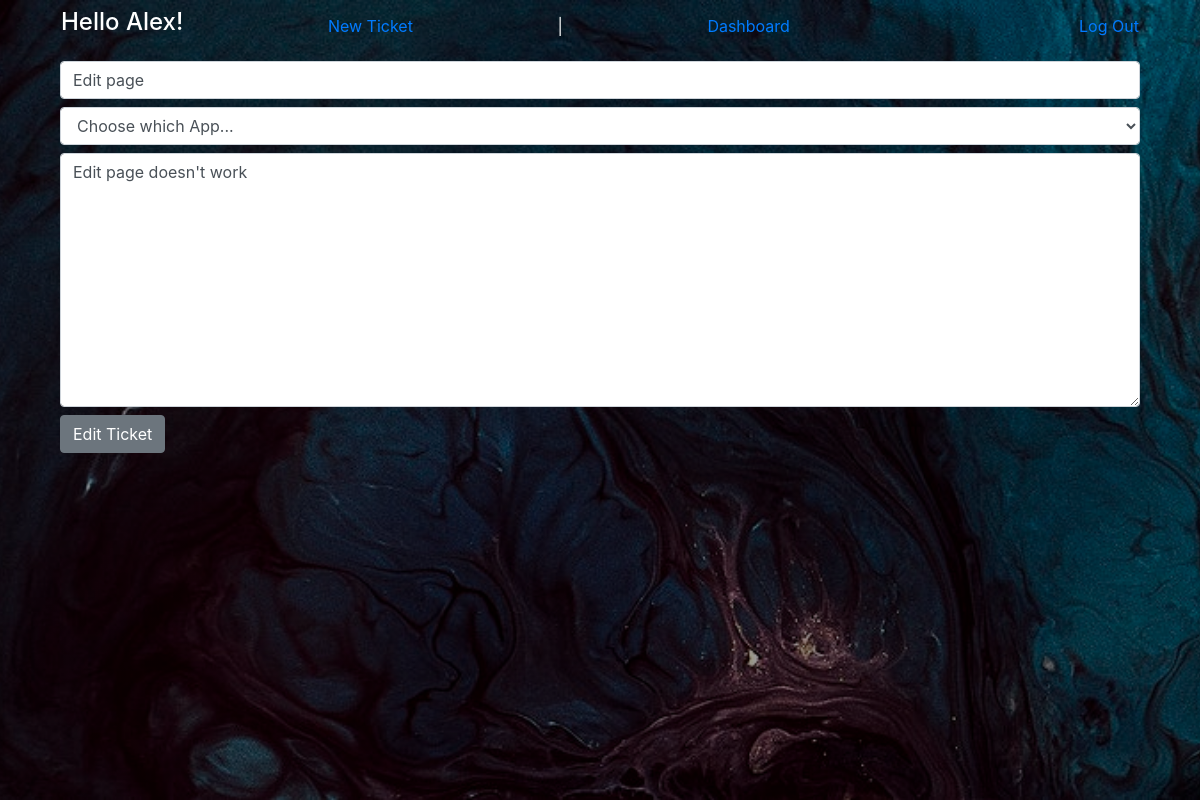
The page /edit/4 (signed in) on the database its author committed.
### bug/models.py (models this page shows)
class User(models.Model):
    first_name = models.CharField(max_length=45)
    last_name = models.CharField(max_length=45)
    email = models.CharField(max_length=45)
    password = models.CharField(max_length=255)
    admin = models.IntegerField(default=0)
    created_at = models.DateTimeField(auto_now_add=True)
    updated_at = models.DateTimeField(auto_now=True)
    objects = UserManager()

class Ticket(models.Model):
    name = models.CharField(max_length=45)
    app = models.CharField(max_length=45)
    description = models.TextField()
    creator = models.ForeignKey(User, related_name="submitter", on_delete = models.CASCADE)
    action_phase = models.IntegerField(default=0)
    created_at = models.DateTimeField(auto_now_add=True)
    updated_at = models.DateTimeField(auto_now=True)
    objects = TicketManager()

### bug/views.py (the view)
# urls.py: path('edit/<id>', views.edit_ticket),
def edit_ticket(request, id):
    context = {
        'user' : User.objects.get(id = request.session['userid']),
        'ticket' : Ticket.objects.get(id = id)
    }
    return render(request, 'edit_ticket.html', context)

### bug/templates/edit_ticket.html (shortened to what this page needs)
<!DOCTYPE html>
<html lang="en">
<head>
    <link rel="stylesheet" href="https://stackpath.bootstrapcdn.com/bootstrap/4.3.1/css/bootstrap.min.css">
    <link rel="stylesheet" href="../static/new_ticket.css">
</head>
<body>
    <div class="wrapper">
        <div class="container">
            <div class="navbar">
                <h4 class="text-white">Hello {{ user.first_name }}!</h4>
                <p class="align-middle m-0">
                    <a href="/new-ticket">New Ticket</a>
                    <p class="text-white m-0">|</p>
                    <a href="/dashboard">Dashboard</a>
                </p>
                <a href="/logout">Log Out</a>
            </div>
            <div class="container form-group">
                <form action="/edit/{{ ticket.id }}/1" method="post">
                    <input type="text" name="ticket_name" class="form-control mt-2 mb-2" placeholder="Bug Name" value="{{ ticket.name }}">
                    <select name="app" id="bug_app" class="form-control mt-2 mb-2">
                        <option value="null">Choose which App...</option>
                    </select>
                    <textarea name="description" id="" cols="30" rows="10" placeholder="Bug Description" class="form-control mt-2 mb-2">{{ ticket.description }}</textarea>
                    <button type="submit" class="btn btn-secondary">Edit Ticket</button>
                </form>
            </div>
        </div>
    </div>
</body>
</html>

### bug/static/new_ticket.css (style rules this page uses)
.wrapper { height: 100%; width: 100%; background-image: linear-gradient(rgba(0,0,0,0.4),rgba(0,0,0,0.4)), url('../static/images/background.jpg'); background-position: center; background-size: cover; position: absolute; }

### rows shown on the page
User: first_name "Alex"
Ticket: ticket_name "Edit page", description "Edit page doesn't work"
